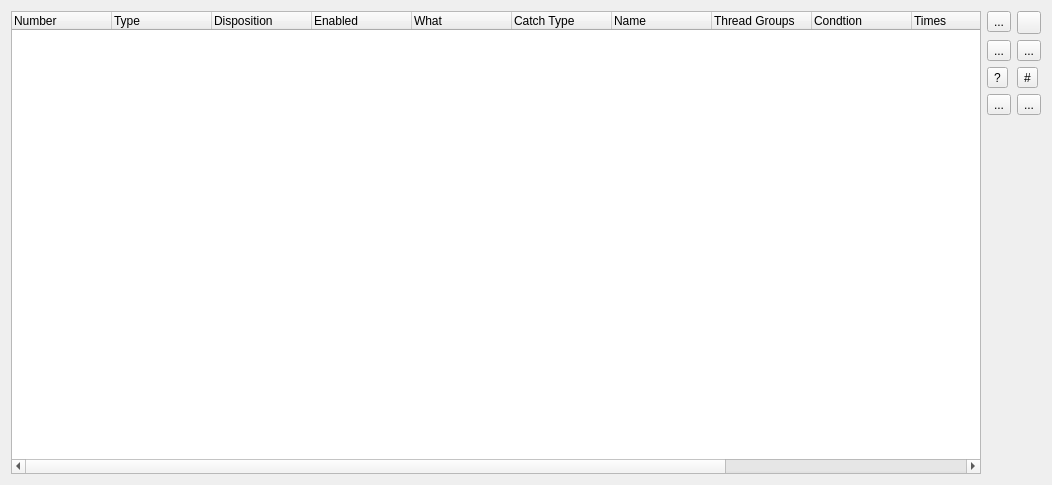
<?xml version="1.0" encoding="UTF-8"?>
<ui version="4.0">
 <class>SeerCatchpointsBrowserWidgetForm</class>
 <widget class="QWidget" name="SeerCatchpointsBrowserWidgetForm">
  <property name="geometry">
   <rect>
    <x>0</x>
    <y>0</y>
    <width>1052</width>
    <height>485</height>
   </rect>
  </property>
  <property name="windowTitle">
   <string>Form</string>
  </property>
  <layout class="QGridLayout" name="gridLayout">
   <item row="0" column="0">
    <widget class="QTreeWidget" name="catchpointsTreeWidget">
     <property name="columnCount">
      <number>13</number>
     </property>
     <column>
      <property name="text">
       <string>Number</string>
      </property>
     </column>
     <column>
      <property name="text">
       <string>Type</string>
      </property>
     </column>
     <column>
      <property name="text">
       <string>Disposition</string>
      </property>
     </column>
     <column>
      <property name="text">
       <string>Enabled</string>
      </property>
     </column>
     <column>
      <property name="text">
       <string>What</string>
      </property>
     </column>
     <column>
      <property name="text">
       <string>Catch Type</string>
      </property>
     </column>
     <column>
      <property name="text">
       <string>Name</string>
      </property>
     </column>
     <column>
      <property name="text">
       <string>Thread Groups</string>
      </property>
     </column>
     <column>
      <property name="text">
       <string>Condtion</string>
      </property>
     </column>
     <column>
      <property name="text">
       <string>Times</string>
      </property>
     </column>
     <column>
      <property name="text">
       <string>Ignore</string>
      </property>
     </column>
     <column>
      <property name="text">
       <string>Commands</string>
      </property>
     </column>
     <column>
      <property name="text">
       <string>Used</string>
      </property>
     </column>
    </widget>
   </item>
   <item row="0" column="1">
    <layout class="QFormLayout" name="formLayout">
     <item row="0" column="0">
      <widget class="QToolButton" name="addCatchpointToolButton">
       <property name="toolTip">
        <string>Add a new catchpoint.</string>
       </property>
       <property name="text">
        <string>...</string>
       </property>
       <property name="icon">
        <iconset resource="resource.qrc">
         <normaloff>:/seer/resources/RelaxLightIcons/document-new.svg</normaloff>:/seer/resources/RelaxLightIcons/document-new.svg</iconset>
       </property>
      </widget>
     </item>
     <item row="0" column="1">
      <widget class="QToolButton" name="refreshCatchpointsToolButton">
       <property name="toolTip">
        <string>Refresh the list of catchpoints.</string>
       </property>
       <property name="text">
        <string/>
       </property>
       <property name="icon">
        <iconset resource="resource.qrc">
         <normaloff>:/seer/resources/RelaxLightIcons/view-refresh.svg</normaloff>:/seer/resources/RelaxLightIcons/view-refresh.svg</iconset>
       </property>
      </widget>
     </item>
     <item row="1" column="0">
      <widget class="QToolButton" name="enableCatchpointsToolButton">
       <property name="toolTip">
        <string>Enable selected catchpoints.</string>
       </property>
       <property name="text">
        <string>...</string>
       </property>
       <property name="icon">
        <iconset resource="resource.qrc">
         <normaloff>:/seer/resources/RelaxLightIcons/list-add.svg</normaloff>:/seer/resources/RelaxLightIcons/list-add.svg</iconset>
       </property>
      </widget>
     </item>
     <item row="1" column="1">
      <widget class="QToolButton" name="disableCatchpointsToolButton">
       <property name="toolTip">
        <string>Disable selected catchpoints.</string>
       </property>
       <property name="text">
        <string>...</string>
       </property>
       <property name="icon">
        <iconset resource="resource.qrc">
         <normaloff>:/seer/resources/RelaxLightIcons/list-remove.svg</normaloff>:/seer/resources/RelaxLightIcons/list-remove.svg</iconset>
       </property>
      </widget>
     </item>
     <item row="2" column="0">
      <widget class="QToolButton" name="conditionCatchpointToolButton">
       <property name="toolTip">
        <string>Add condition to selected catchpoint.</string>
       </property>
       <property name="text">
        <string>?</string>
       </property>
      </widget>
     </item>
     <item row="2" column="1">
      <widget class="QToolButton" name="ignoreCatchpointToolButton">
       <property name="toolTip">
        <string>Add ignore count to selected catchpoint.</string>
       </property>
       <property name="text">
        <string>#</string>
       </property>
      </widget>
     </item>
     <item row="3" column="0">
      <widget class="QToolButton" name="commandsCatchpointToolButton">
       <property name="toolTip">
        <string>Add commands to selected catchpoint.</string>
       </property>
       <property name="text">
        <string>...</string>
       </property>
       <property name="icon">
        <iconset resource="resource.qrc">
         <normaloff>:/seer/resources/RelaxLightIcons/go-next.svg</normaloff>:/seer/resources/RelaxLightIcons/go-next.svg</iconset>
       </property>
      </widget>
     </item>
     <item row="3" column="1">
      <widget class="QToolButton" name="deleteCatchpointsToolButton">
       <property name="toolTip">
        <string>Delete selected catchpoints.</string>
       </property>
       <property name="text">
        <string>...</string>
       </property>
       <property name="icon">
        <iconset resource="resource.qrc">
         <normaloff>:/seer/resources/RelaxLightIcons/edit-delete.svg</normaloff>:/seer/resources/RelaxLightIcons/edit-delete.svg</iconset>
       </property>
      </widget>
     </item>
     <item row="4" column="0">
      <spacer name="verticalSpacer_2">
       <property name="orientation">
        <enum>Qt::Vertical</enum>
       </property>
       <property name="sizeHint" stdset="0">
        <size>
         <width>20</width>
         <height>40</height>
        </size>
       </property>
      </spacer>
     </item>
     <item row="4" column="1">
      <spacer name="verticalSpacer_1">
       <property name="orientation">
        <enum>Qt::Vertical</enum>
       </property>
       <property name="sizeHint" stdset="0">
        <size>
         <width>20</width>
         <height>40</height>
        </size>
       </property>
      </spacer>
     </item>
    </layout>
   </item>
  </layout>
 </widget>
 <resources>
  <include location="resource.qrc"/>
 </resources>
 <connections/>
</ui>
